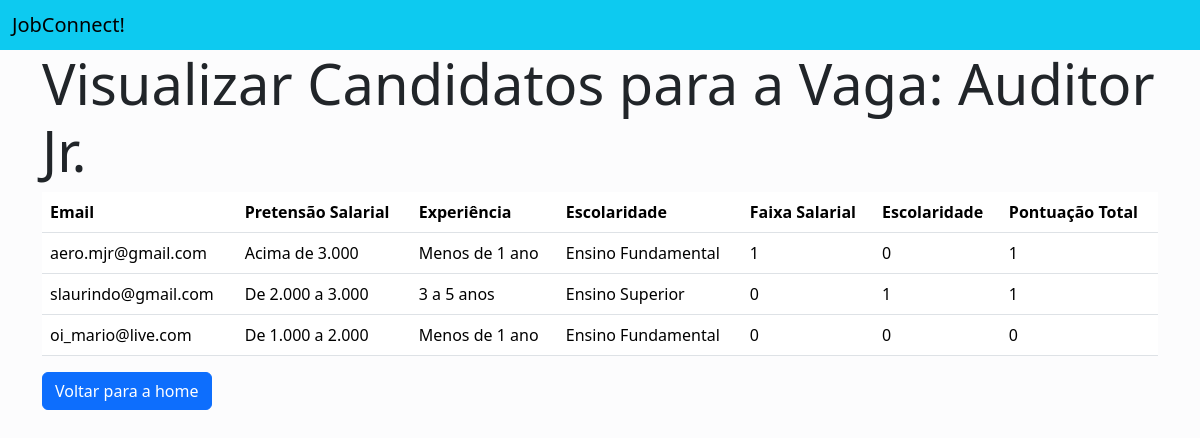
The app's page /vagas/2/candidatos/ with its own data.
### app_dash/models.py (models this page shows, shortened)
class Vaga(models.Model):
    FAIXA_SALARIAL_CHOICES = [
        ('1', 'Até 1.000'),
        ('2', 'De 1.000 a 2.000'),
        ('3', 'De 2.000 a 3.000'),
        ('4', 'Acima de 3.000'),
    ]
    ESCOLARIDADE_CHOICES = [
        ('EF', 'Ensino Fundamental'),
        ('EM', 'Ensino Médio'),
        ('TEC', 'Tecnólogo'),
        ('ES', 'Ensino Superior'),
        ('POS', 'Pós / MBA / Mestrado'),
        ('DOUT', 'Doutorado'),
    ]
    nome = models.CharField(max_length=255)
    faixa_salarial = models.CharField(
        max_length=1, choices=FAIXA_SALARIAL_CHOICES)
    requisitos = models.TextField()
    escolaridade_minima = models.CharField(
        max_length=4, choices=ESCOLARIDADE_CHOICES)
    data_criacao = models.DateTimeField(default=timezone.now)

class Candidato(models.Model):
    PRETENSAO_SALARIAL_CHOICES = [
        ('1', 'Até 1.000'),
        ('2', 'De 1.000 a 2.000'),
        ('3', 'De 2.000 a 3.000'),
        ('4', 'Acima de 3.000'),
    ]
    EXPERIENCIA_CHOICES = [
        ('1', 'Sem Experiência'),
        ('2', 'Menos de 1 ano'),
        ('3', '1 a 3 anos'),
        ('4', '3 a 5 anos'),
        ('5', 'Mais de 5 anos'),
    ]
    ESCOLARIDADE_CHOICES = [
        ('EF', 'Ensino Fundamental'),
        ('EM', 'Ensino Médio'),
        ('TEC', 'Tecnólogo'),
        ('ES', 'Ensino Superior'),
        ('POS', 'Pós / MBA / Mestrado'),
        ('DOUT', 'Doutorado'),
    ]
    pretensao_salarial = models.CharField(
        max_length=1, choices=PRETENSAO_SALARIAL_CHOICES)
    experiencia = models.CharField(max_length=1, choices=EXPERIENCIA_CHOICES)
    escolaridade = models.CharField(max_length=4, choices=ESCOLARIDADE_CHOICES)
    perfil = models.TextField()
    vaga = models.ForeignKey(
        Vaga, on_delete=models.CASCADE, related_name='candidatos')
    user = models.ForeignKey(
        User, on_delete=models.CASCADE, related_name='candidaturas')
    pontuacao_faixa_salarial = models.IntegerField(default=0)
    pontuacao_escolaridade = models.IntegerField(default=0)
    pontuacao_total = models.IntegerField(default=0)
    data_candidatura = models.DateTimeField(default=timezone.now)

### app_dash/views.py (the view)
def visualizar_candidatos(request, vaga_id):
    vaga = get_object_or_404(Vaga, pk=vaga_id)
    candidatos = Candidato.objects.filter(vaga=vaga)
    for candidato in candidatos:
        candidato.pontuacao_total = candidato.pontuacao_faixa_salarial + \
            candidato.pontuacao_escolaridade
    return render(
        request, "empresa/vagas/visualizar_candidatos.html", {
            "vaga": vaga,
            "candidatos": candidatos,
        }
    )

### app_dash/templates/empresa/vagas/visualizar_candidatos.html
{% extends 'base.html' %}
{% block content %}
    <div class="container">
        <h1 class="display-4">Visualizar Candidatos para a Vaga: {{ vaga.nome }}</h1>
        <table class="table">
            <thead>
                <tr>
                    <th>Email</th>
                    <th>Pretensão Salarial</th>
                    <th>Experiência</th>
                    <th>Escolaridade</th>
                    <th>Faixa Salarial</th>
                    <th>Escolaridade</th>
                    <th>Pontuação Total</th>
                </tr>
            </thead>
            <tbody>
                {% for candidato in candidatos %}
                <tr>
                    <td>{{ candidato.user.username }}</td>
                    <td>{{ candidato.get_pretensao_salarial_display }}</td>
                    <td>{{ candidato.get_experiencia_display }}</td>
                    <td>{{ candidato.get_escolaridade_display }}</td>
                    <td>{{ candidato.pontuacao_faixa_salarial }}</td>
                    <td>{{ candidato.pontuacao_escolaridade }} </td>
                    <td>{{ candidato.pontuacao_total }}</td>
                </tr>
                {% endfor %}
            </tbody>
        </table>
        <a href="{% url 'pagina_apos_cadastro_empresa' %}" class="btn btn-primary">Voltar para a home</a>
    </div>
    {% endblock %}

### records on screen
Vaga: nome "Auditor Jr."
Candidato: user.username "aero.mjr@gmail.com", pretensao_salarial "Acima de 3.000", experiencia "Menos de 1 ano", escolaridade "Ensino Fundamental", pontuacao_faixa_salarial "1", pontuacao_escolaridade "0", pontuacao_total "1"
Candidato: user.username "slaurindo@gmail.com", pretensao_salarial "De 2.000 a 3.000", experiencia "3 a 5 anos", escolaridade "Ensino Superior", pontuacao_faixa_salarial "0", pontuacao_escolaridade "1", pontuacao_total "1"
Candidato: user.username "oi_mario@live.com", pretensao_salarial "De 1.000 a 2.000", experiencia "Menos de 1 ano", escolaridade "Ensino Fundamental", pontuacao_faixa_salarial "0", pontuacao_escolaridade "0", pontuacao_total "0"
